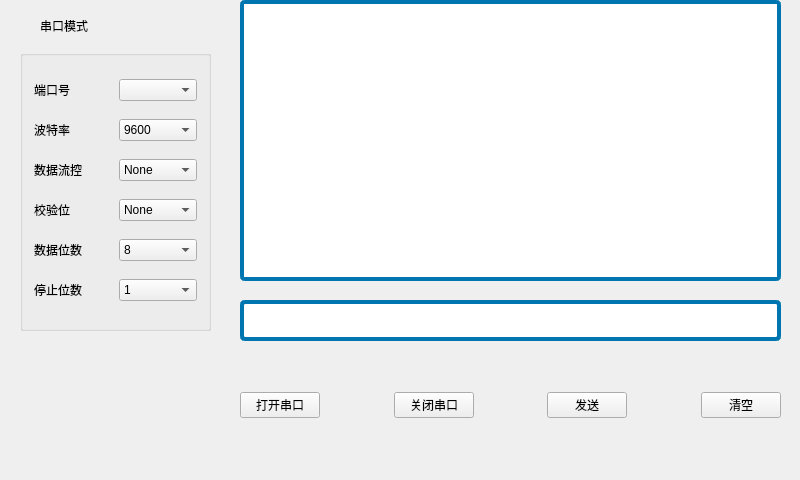
<?xml version="1.0" encoding="UTF-8"?>
<ui version="4.0">
 <class>Widget</class>
 <widget class="QWidget" name="Widget">
  <property name="geometry">
   <rect>
    <x>0</x>
    <y>0</y>
    <width>800</width>
    <height>480</height>
   </rect>
  </property>
  <property name="windowTitle">
   <string>Widget</string>
  </property>
  <widget class="QPlainTextEdit" name="plainTextEdit_Recieve">
   <property name="geometry">
    <rect>
     <x>240</x>
     <y>0</y>
     <width>541</width>
     <height>281</height>
    </rect>
   </property>
   <property name="styleSheet">
    <string notr="true">border-left: 4px solid rgb(0, 118, 177);
border-right: 4px solid  rgb(0, 118, 177);
border-top: 4px solid  rgb(0, 118, 177);
border-bottom: 4px solid  rgb(0, 118, 177);
border-radius:5px;</string>
   </property>
   <property name="readOnly">
    <bool>true</bool>
   </property>
  </widget>
  <widget class="QLineEdit" name="lineEdit_Send">
   <property name="geometry">
    <rect>
     <x>240</x>
     <y>300</y>
     <width>541</width>
     <height>41</height>
    </rect>
   </property>
   <property name="minimumSize">
    <size>
     <width>0</width>
     <height>0</height>
    </size>
   </property>
   <property name="styleSheet">
    <string notr="true">border-left: 4px solid rgb(0, 118, 177);
border-right: 4px solid  rgb(0, 118, 177);
border-top: 4px solid  rgb(0, 118, 177);
border-bottom: 4px solid  rgb(0, 118, 177);
border-radius:5px;</string>
   </property>
  </widget>
  <widget class="QGroupBox" name="groupBox">
   <property name="geometry">
    <rect>
     <x>20</x>
     <y>50</y>
     <width>191</width>
     <height>281</height>
    </rect>
   </property>
   <property name="title">
    <string/>
   </property>
   <layout class="QVBoxLayout" name="verticalLayout">
    <property name="leftMargin">
     <number>11</number>
    </property>
    <property name="topMargin">
     <number>11</number>
    </property>
    <property name="rightMargin">
     <number>11</number>
    </property>
    <property name="bottomMargin">
     <number>11</number>
    </property>
    <item>
     <layout class="QHBoxLayout" name="horizontalLayout">
      <item>
       <widget class="QLabel" name="label">
        <property name="text">
         <string>端口号</string>
        </property>
       </widget>
      </item>
      <item>
       <widget class="QComboBox" name="comboBox_PortNumber">
        <property name="iconSize">
         <size>
          <width>16</width>
          <height>16</height>
         </size>
        </property>
       </widget>
      </item>
     </layout>
    </item>
    <item>
     <layout class="QHBoxLayout" name="horizontalLayout_2">
      <item>
       <widget class="QLabel" name="label_2">
        <property name="text">
         <string>波特率</string>
        </property>
       </widget>
      </item>
      <item>
       <widget class="QComboBox" name="comboBox_BaudRate">
        <property name="currentIndex">
         <number>2</number>
        </property>
        <item>
         <property name="text">
          <string>2400</string>
         </property>
        </item>
        <item>
         <property name="text">
          <string>4800</string>
         </property>
        </item>
        <item>
         <property name="text">
          <string>9600</string>
         </property>
        </item>
        <item>
         <property name="text">
          <string>19200</string>
         </property>
        </item>
        <item>
         <property name="text">
          <string>38400</string>
         </property>
        </item>
        <item>
         <property name="text">
          <string>57600</string>
         </property>
        </item>
        <item>
         <property name="text">
          <string>115200</string>
         </property>
        </item>
        <item>
         <property name="text">
          <string>128000</string>
         </property>
        </item>
        <item>
         <property name="text">
          <string>230400</string>
         </property>
        </item>
        <item>
         <property name="text">
          <string>256000</string>
         </property>
        </item>
        <item>
         <property name="text">
          <string>460800</string>
         </property>
        </item>
       </widget>
      </item>
     </layout>
    </item>
    <item>
     <layout class="QHBoxLayout" name="horizontalLayout_3">
      <item>
       <widget class="QLabel" name="label_3">
        <property name="text">
         <string>数据流控</string>
        </property>
       </widget>
      </item>
      <item>
       <widget class="QComboBox" name="comboBox_FlowControl">
        <item>
         <property name="text">
          <string>None</string>
         </property>
        </item>
        <item>
         <property name="text">
          <string>Hard</string>
         </property>
        </item>
        <item>
         <property name="text">
          <string>Soft</string>
         </property>
        </item>
       </widget>
      </item>
     </layout>
    </item>
    <item>
     <layout class="QHBoxLayout" name="horizontalLayout_4">
      <item>
       <widget class="QLabel" name="label_4">
        <property name="text">
         <string>校验位</string>
        </property>
       </widget>
      </item>
      <item>
       <widget class="QComboBox" name="comboBox_Parity">
        <item>
         <property name="text">
          <string>None</string>
         </property>
        </item>
        <item>
         <property name="text">
          <string>Even</string>
         </property>
        </item>
        <item>
         <property name="text">
          <string>Odd</string>
         </property>
        </item>
        <item>
         <property name="text">
          <string>Space</string>
         </property>
        </item>
        <item>
         <property name="text">
          <string>Mark</string>
         </property>
        </item>
       </widget>
      </item>
     </layout>
    </item>
    <item>
     <layout class="QHBoxLayout" name="horizontalLayout_5">
      <item>
       <widget class="QLabel" name="label_5">
        <property name="text">
         <string>数据位数</string>
        </property>
       </widget>
      </item>
      <item>
       <widget class="QComboBox" name="comboBox_DataBits">
        <item>
         <property name="text">
          <string>8</string>
         </property>
        </item>
        <item>
         <property name="text">
          <string>7</string>
         </property>
        </item>
        <item>
         <property name="text">
          <string>6</string>
         </property>
        </item>
        <item>
         <property name="text">
          <string>5</string>
         </property>
        </item>
       </widget>
      </item>
     </layout>
    </item>
    <item>
     <layout class="QHBoxLayout" name="horizontalLayout_6">
      <item>
       <widget class="QLabel" name="label_6">
        <property name="text">
         <string>停止位数</string>
        </property>
       </widget>
      </item>
      <item>
       <widget class="QComboBox" name="comboBox_StopBits">
        <item>
         <property name="text">
          <string>1</string>
         </property>
        </item>
        <item>
         <property name="text">
          <string>1.5</string>
         </property>
        </item>
        <item>
         <property name="text">
          <string>2</string>
         </property>
        </item>
       </widget>
      </item>
     </layout>
    </item>
   </layout>
  </widget>
  <widget class="QWidget" name="layoutWidget">
   <property name="geometry">
    <rect>
     <x>240</x>
     <y>360</y>
     <width>541</width>
     <height>91</height>
    </rect>
   </property>
   <layout class="QHBoxLayout" name="horizontalLayout_7">
    <item>
     <widget class="QPushButton" name="pushButton_Open">
      <property name="text">
       <string>打开串口</string>
      </property>
     </widget>
    </item>
    <item>
     <spacer name="horizontalSpacer">
      <property name="orientation">
       <enum>Qt::Horizontal</enum>
      </property>
      <property name="sizeHint" stdset="0">
       <size>
        <width>40</width>
        <height>20</height>
       </size>
      </property>
     </spacer>
    </item>
    <item>
     <widget class="QPushButton" name="pushButton_Close">
      <property name="text">
       <string>关闭串口</string>
      </property>
     </widget>
    </item>
    <item>
     <spacer name="horizontalSpacer_2">
      <property name="orientation">
       <enum>Qt::Horizontal</enum>
      </property>
      <property name="sizeHint" stdset="0">
       <size>
        <width>40</width>
        <height>20</height>
       </size>
      </property>
     </spacer>
    </item>
    <item>
     <widget class="QPushButton" name="pushButton_Send">
      <property name="text">
       <string>发送</string>
      </property>
     </widget>
    </item>
    <item>
     <spacer name="horizontalSpacer_3">
      <property name="orientation">
       <enum>Qt::Horizontal</enum>
      </property>
      <property name="sizeHint" stdset="0">
       <size>
        <width>40</width>
        <height>20</height>
       </size>
      </property>
     </spacer>
    </item>
    <item>
     <widget class="QPushButton" name="pushButton_Clear">
      <property name="text">
       <string>清空</string>
      </property>
     </widget>
    </item>
   </layout>
  </widget>
  <widget class="QLabel" name="label_7">
   <property name="geometry">
    <rect>
     <x>40</x>
     <y>10</y>
     <width>167</width>
     <height>31</height>
    </rect>
   </property>
   <property name="text">
    <string>串口模式</string>
   </property>
  </widget>
 </widget>
 <resources/>
 <connections/>
</ui>
